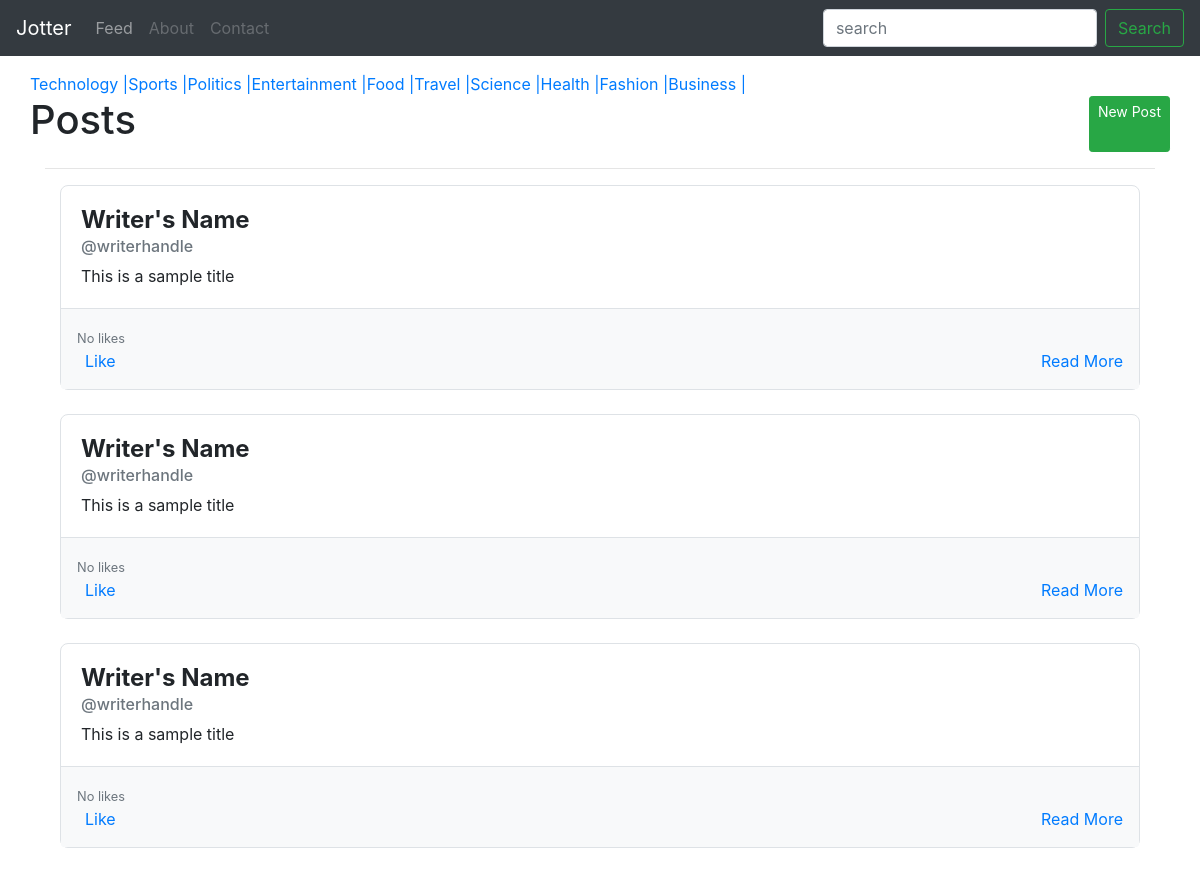
The app's page / (upper part), older data.
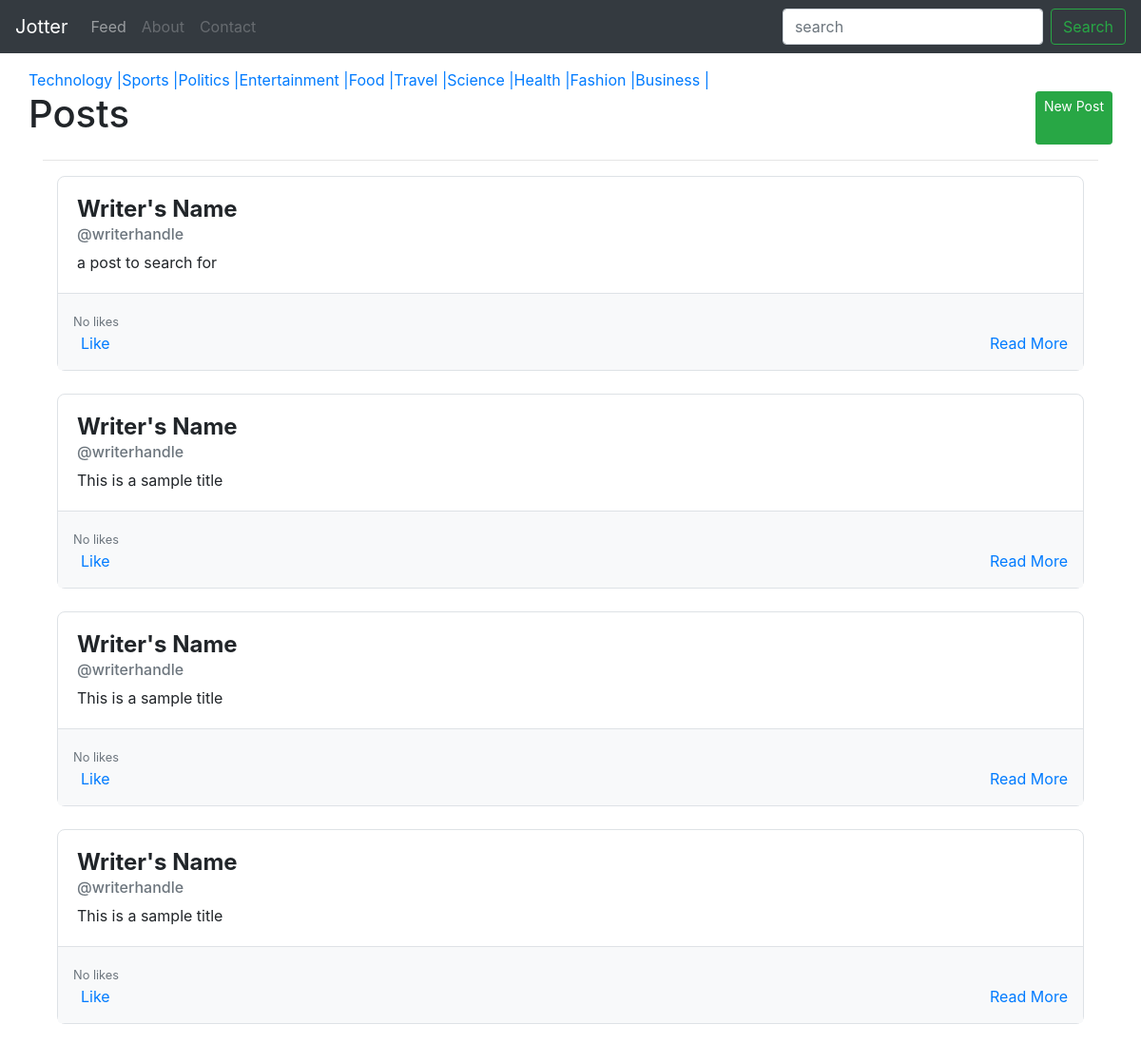
The same page, newer data.
### posts/models.py (models this page shows, shortened)
class Topic(models.Model):
    title = models.CharField(max_length=25)
    followers = models.IntegerField(null=True, blank=True)
    uuid = models.UUIDField(default=uuid4)

class Post(models.Model):
    uuid = models.UUIDField(default=uuid4, auto_created=True)
    topic = models.ForeignKey(Topic, on_delete=models.CASCADE)
    title = models.CharField(max_length=150)
    text = models.TextField()
    dateAdded = models.DateTimeField(auto_now_add=True)
    likes = models.IntegerField(null=True, blank=True)
    slug = models.SlugField(null=False)
    tags = models.CharField(max_length=50)

### posts/views.py (the view)
# urls.py: path('', views.index, name='index'),
def index(request):
    posts = Post.objects.all().order_by('-dateAdded')
    topics = Topic.objects.all()
    context = {'posts': posts, 'topics': topics}
    return render(request, 'posts/index.html', context)

### posts/templates/posts/index.html (shortened to what this page needs)
{% extends 'posts/base.html' %}
{% load static %}
{% block css %}
<link rel="stylesheet" href="{% static 'posts/css/index.css' %}">
{% endblock css %}
{% block body %}
<div class="container mt-3">
    <div class="row">
        {% for topic in topics %}
            <a href="{% url 'posts:category' topic.title topic.uuid %}"> {{ topic.title }} | </a>
        {% endfor %}
    </div>
    <div class="row indexHeader">
        <h1>Posts</h1>
        <a href="{% url 'posts:createPost' %}" class="btn btn-success btn-sm">New Post</a>
    </div>
    <hr>
    <div class="col">
        {% for post in posts %}
        <div class="card mt-3">
            <div class="card-body">
                <h5 class="card-title">Writer's Name</h5>
                <h6 class="card-subtitle mb-2 text-muted">@writerhandle</h6>
                <p class="card-text">{{ post.title }}</p>
            </div>
            <div class="card-footer">
                <div class="row">
                    {% if post.likes %}
                    <div class="col-6">
                        {% if post.likes == 1 %}
                        <small class="text-muted">{{ post.likes }} like</small>
                        {% else %}
                        <small class="text-muted">{{ post.likes }} likes</small>
                        {% endif %}
                    </div>
                    {% else %}
                    <div class="col-6">
                        <small class="text-muted">No likes</small>
                    </div>
                    {% endif %}
                </div>
                <div class="row">
                    <div class="col-6">
                        <a href="{% url 'posts:likePost' post.uuid %}" class="card-link">
                            Like</a>
                    </div>
                    <div class="col-6 text-right">
                        <a href="{% url 'posts:postDetails' uuid=post.uuid slug=post.slug %}" class="card-link">Read More </a>
                    </div>
                </div>
            </div>
        </div>
        {% endfor %}
    </div>
</div>
{% endblock body %}

### posts/templates/posts/base.html (shortened to what this page needs)
<!DOCTYPE html>
<html>
<head>
    <link rel="stylesheet" href="https://maxcdn.bootstrapcdn.com/bootstrap/4.5.2/css/bootstrap.min.css">
    {% block css %}
    {% endblock css %}
</head>
<body>
    <nav class="navbar navbar-expand-sm bg-dark navbar-dark">
        <a class="navbar-brand" href="#">Jotter</a>
        <ul class="navbar-nav mr-auto">
            <li class="nav-item">
                <a class="nav-link" href="{% url 'posts:index' %}">Feed</a>
            </li>
            <li class="nav-item">
                <a class="nav-link disabled" href="#">About</a>
            </li>
            <li class="nav-item">
                <a class="nav-link disabled" href="#">Contact</a>
            </li>
        </ul>
        <form class="form-inline my-2 my-lg-0" method="POST" action="{% url 'posts:search' %}">
            <input class="form-control mr-sm-2" type="search" name='search' id="search" placeholder="search">
            <button class="btn btn-outline-success my-2 my-sm-0" type="submit">Search</button>
        </form>
    </nav>
    {% block body %}
    {% endblock body %}
</body>
</html>

### posts/static/posts/css/index.css (style rules this page uses)
.card { border-radius: 0.5rem; border: 1px solid #dee2e6; margin-bottom: 1.5rem; }
.card-title { margin-bottom: 0.5rem; font-size: 1.5rem; font-weight: bold; }
.card-subtitle { margin-bottom: 0.5rem; }
.card-text { margin-bottom: 1.5rem; }
.card-footer { background-color: #f8f9fa; border-top: 1px solid #dee2e6; padding: 1rem; }
.card-link { color: #007bff; text-decoration: none; }
.indexHeader { display: flex; column-gap: 20px; justify-content: space-between; }

Row changes from the older to the newer data that the page shows:
added Post: title "a post to search for", shows "No likes"
